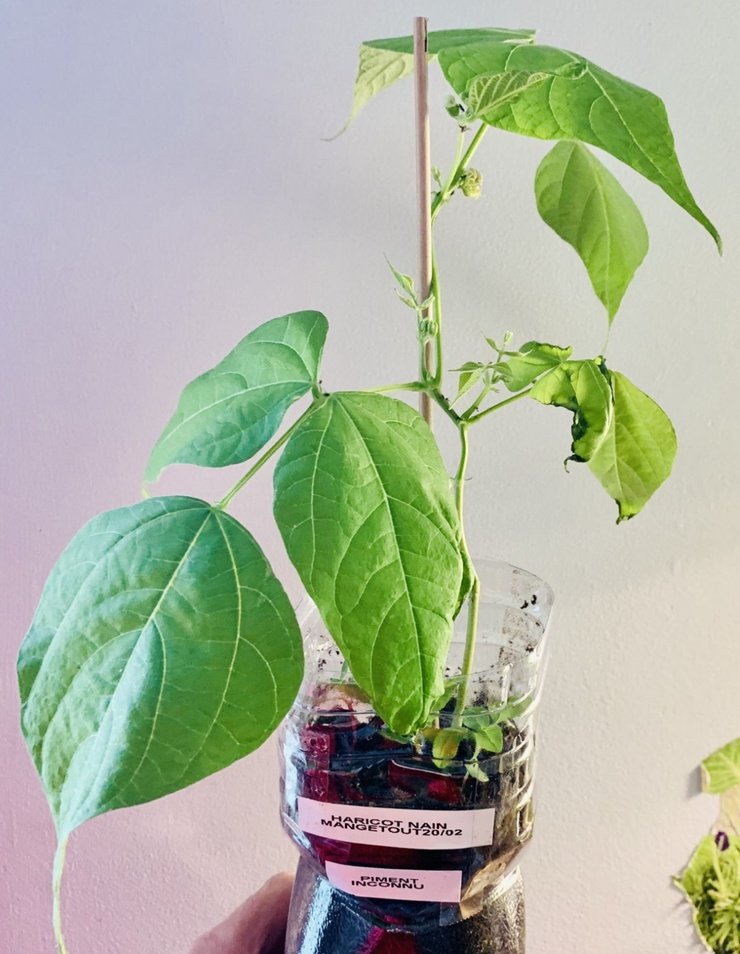
#> input picture depth-map/img/haricot2.jpg, 740 x 954 px, shrunk from 1154 x 1488 before the run
$ python -i depth_map.py   (imports and definitions only)
#> lines starting #> are read from the running program, lines starting #| are printed output that depends on the picture
# Import dependencies
import cv2
import torch
import matplotlib.pyplot as plt
import numpy as np

def download_midas(small=True):
#> further down, picture is the input picture: shape (954, 740, 3); mean B, G, R 160, 180.9, 172.7
    if small:
        model = "MiDaS_small"
    else:
        model = "DPT_Large"

    midas = torch.hub.load('intel-isl/MiDaS', model)
    midas.to('cpu')
    midas.eval()

    midas_transforms = torch.hub.load("intel-isl/MiDaS", "transforms")

    if small:
        transform = midas_transforms.small_transform
    else:
        transform = midas_transforms.dpt_transform

    return midas, transform


def process_image(cv2_image):
    #Color Local Contrast Enhancement
    lab_image = cv2.cvtColor(cv2_image, cv2.COLOR_BGR2LAB)
#> lab_image: shape (954, 740, 3); mean of channels 0, 1, 2 184.8, 122, 137.9
    l_channel, a_channel, b_channel = cv2.split(lab_image)
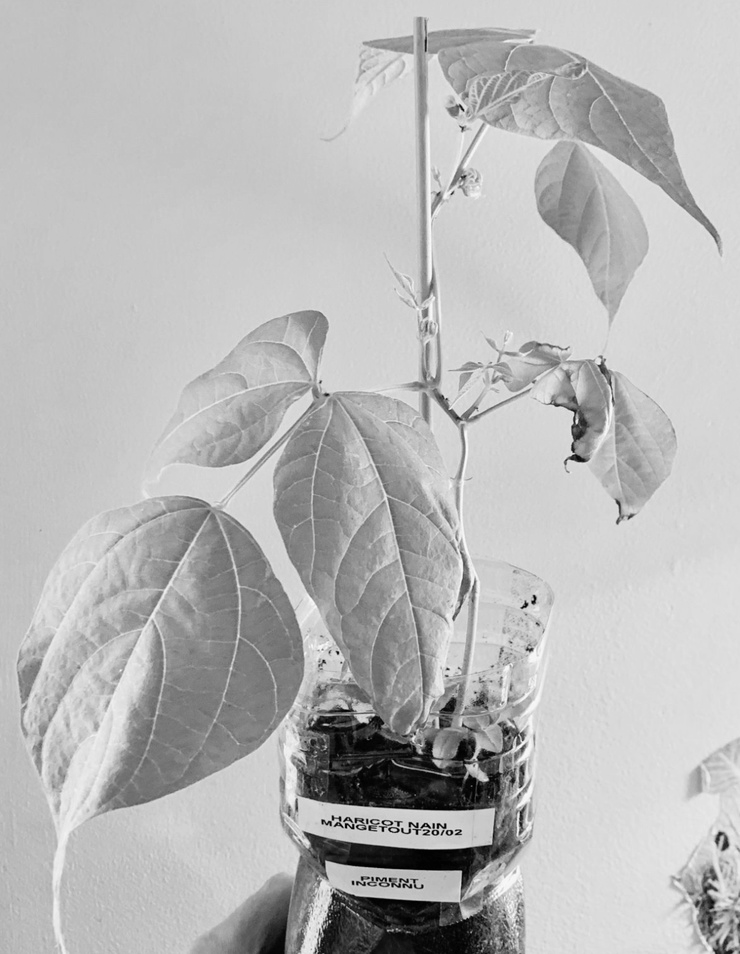
#> l_channel: shape (954, 740); min 0, max 252, mean 184.8
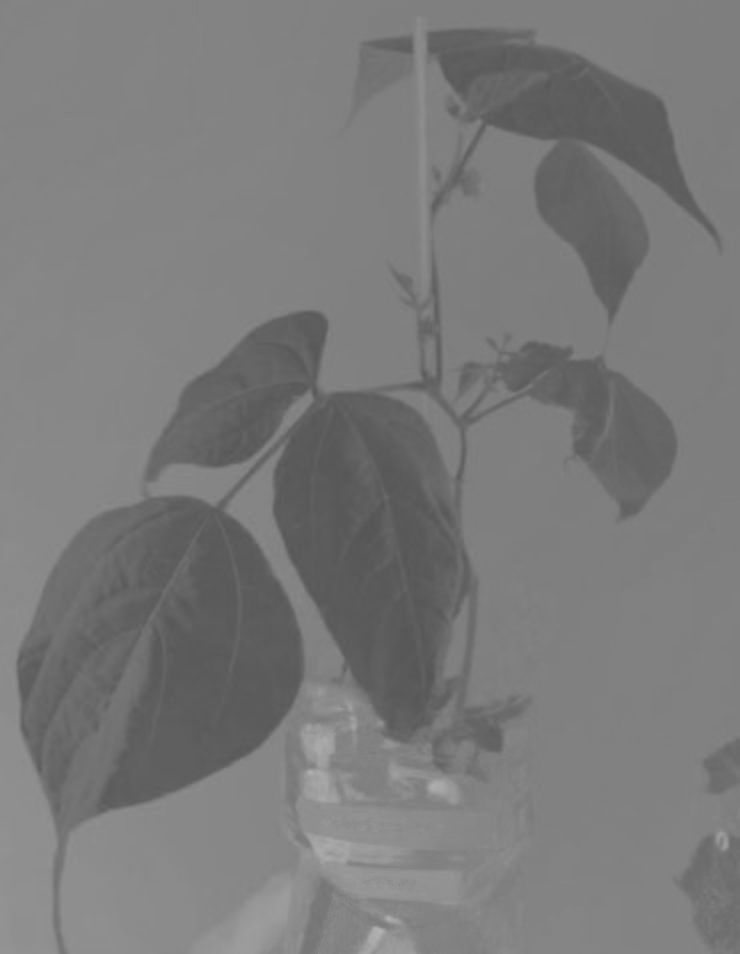
#> a_channel: shape (954, 740); min 85, max 181, mean 122
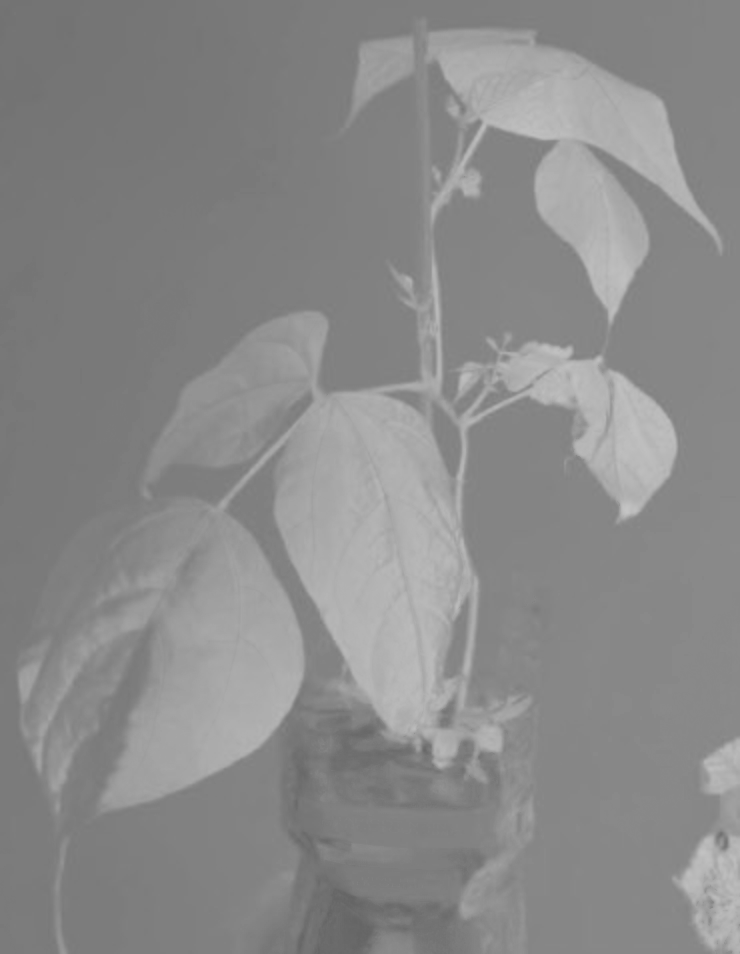
#> b_channel: shape (954, 740); min 100, max 196, mean 137.9
    clahe = cv2.createCLAHE(clipLimit=2.0, tileGridSize=(8,8))
    l_channel_enhanced = clahe.apply(l_channel)
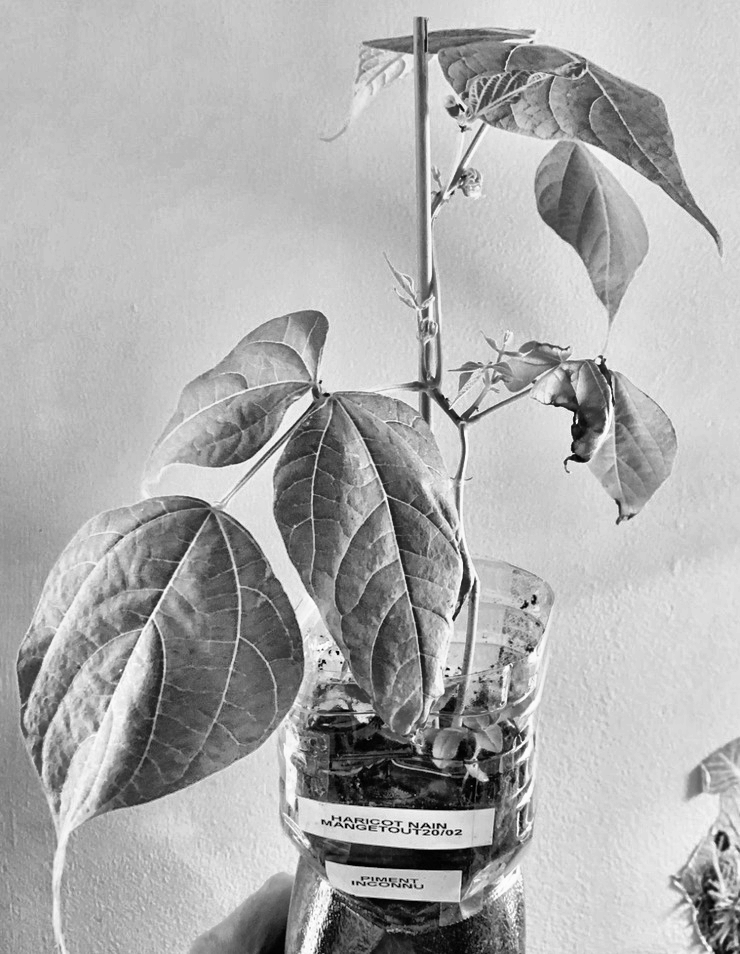
#> l_channel_enhanced: shape (954, 740); min 0, max 254, mean 173.4
    lab_image_enhanced = cv2.merge([l_channel_enhanced, a_channel, b_channel])
#> lab_image_enhanced: shape (954, 740, 3); mean of channels 0, 1, 2 173.4, 122, 137.9
    image_enhanced = cv2.cvtColor(lab_image_enhanced, cv2.COLOR_LAB2BGR)
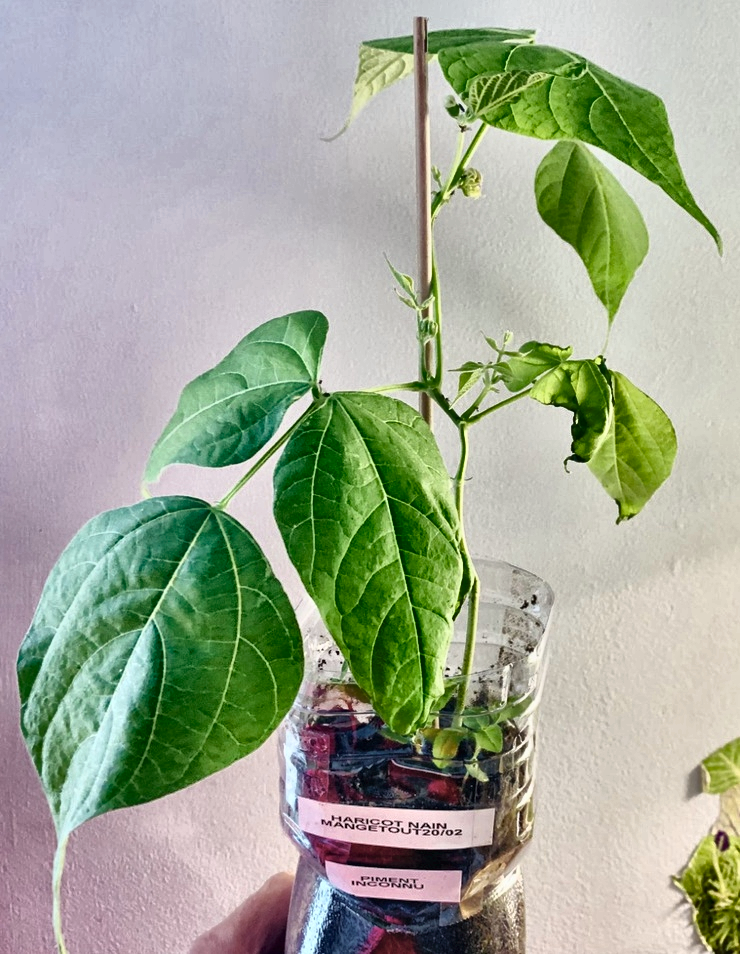
#> image_enhanced: shape (954, 740, 3); mean B, G, R 149.4, 169.4, 160.9

    #Conversion en RGB
    image_RGB = cv2.cvtColor(image_enhanced, cv2.COLOR_BGR2RGB)
    return image_RGB


def predict(img, midas, transform):
    imgbatch = transform(img).to('cpu')
    # Make a prediction
    with torch.no_grad():
        prediction = midas(imgbatch)
        prediction = torch.nn.functional.interpolate(
        prediction.unsqueeze(1),
        size = img.shape[:2],
        mode='bicubic',
        align_corners=False
    ).squeeze()

    output = prediction.cpu().numpy()
    return output

def plot(output,surface_plot=False):
    if surface_plot:
        x = np.arange(output.shape[1])
        y = np.arange(output.shape[0])
        X, Y = np.meshgrid(x, y)
        print(x.shape,y.shape,X.shape,y.shape,output.shape)
        fig = plt.figure()
        ax = fig.add_subplot(111, projection='3d')
        ax.plot_surface(X, Y, output, cmap='viridis')
        ax.set_xlabel('x')
        ax.set_ylabel('y')
    else:
        plt.imshow(prediction)

    plt.show()


#midas
# [1 line that did not run here, left out]

#CV2
image_path = "./depth-map/img/haricot2.jpg"
# [1 line not run here, left out]

# [1 line that did not run here, left out]
# [1 line that did not run here, left out]

# [3 lines not run here, left out]

>>> import cv2
>>> picture = cv2.imread('img/haricot2.jpg')
>>> result = process_image(picture)

$ run again, on depth-map/img/yucca.jpg
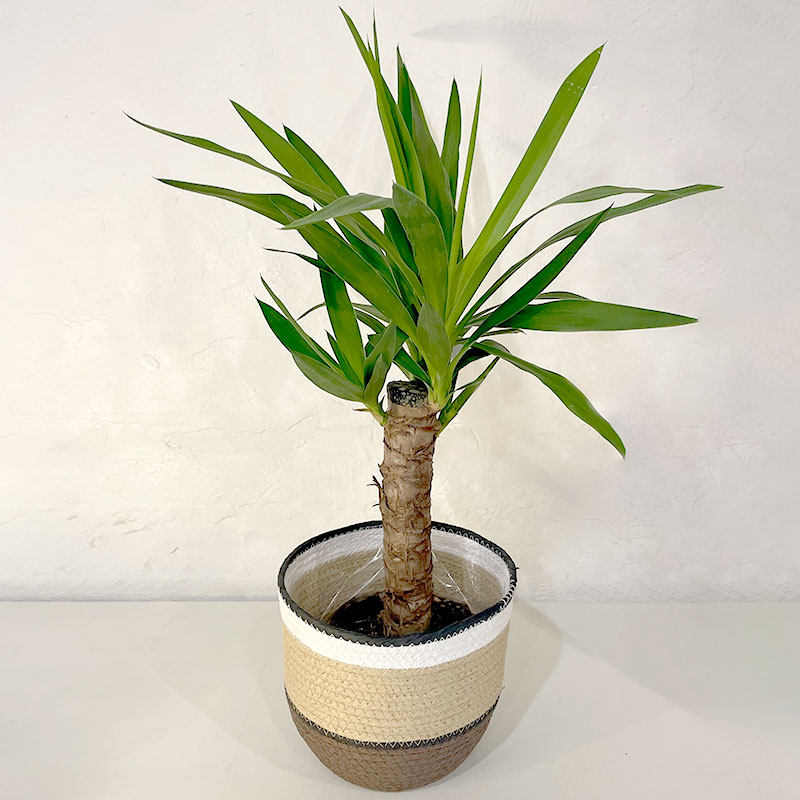
#> input picture depth-map/img/yucca.jpg, 800 x 800 px
#> picture is the input picture: shape (800, 800, 3); mean B, G, R 183.7, 202.6, 205
#> lab_image: shape (800, 800, 3); mean of channels 0, 1, 2 206.6, 126, 137.8
#> in process_image, `l_channel, a_channel, b_channel = cv2.split(lab_image)`:
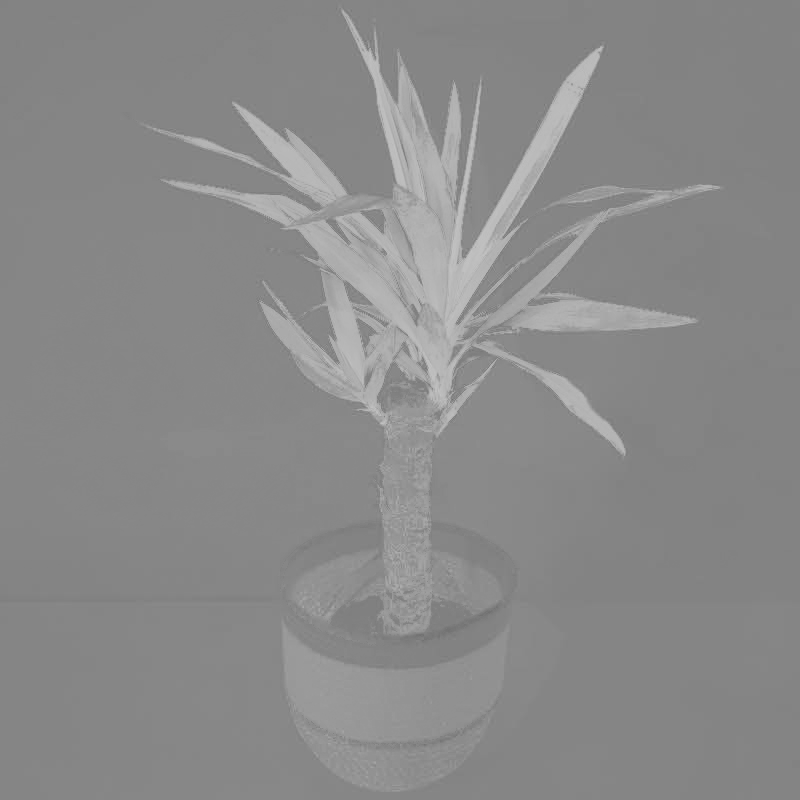
#> b_channel: shape (800, 800); min 112, max 195, mean 137.8
#> lab_image_enhanced: shape (800, 800, 3); mean of channels 0, 1, 2 195.1, 126, 137.8
#> in process_image, `image_enhanced = cv2.cvtColor(lab_image_enhanced, cv2.COLOR_LAB2BGR)`:
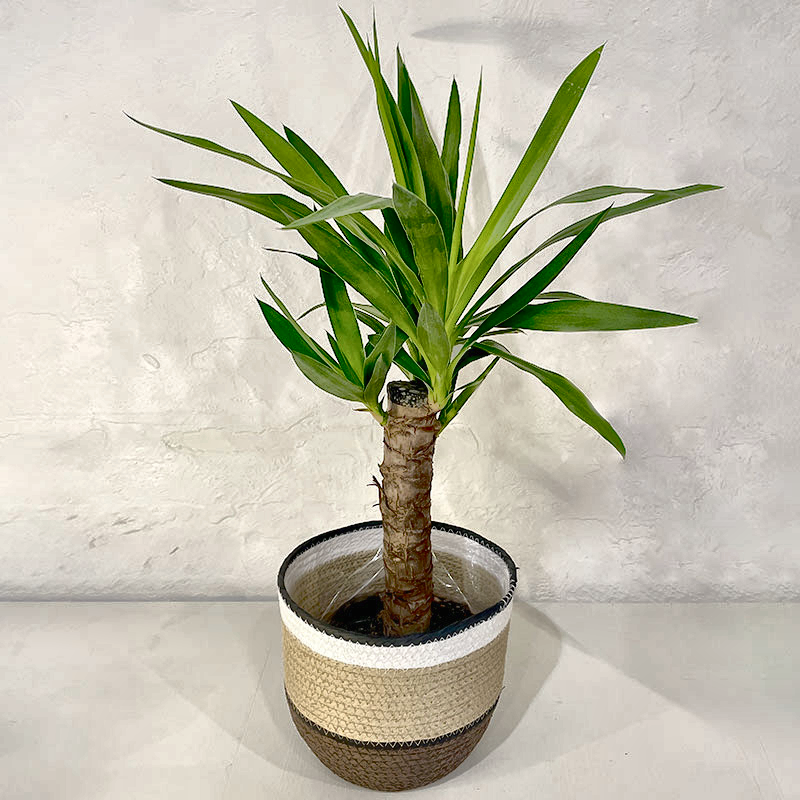
#> image_enhanced: shape (800, 800, 3); mean B, G, R 172.5, 190.6, 193.3
